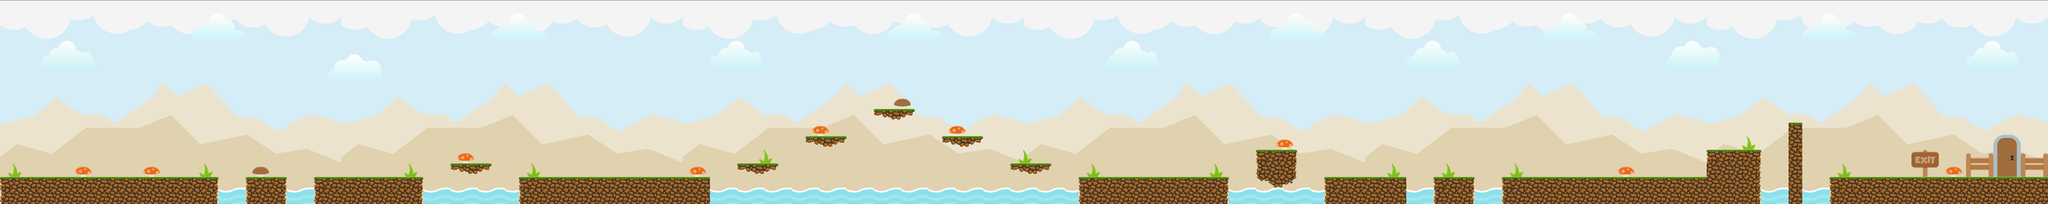

Rendered tile map (Tiled .tmx) drawn with the repository's tilesets; below, a short description and the map source with its tile grids summarised:
An orthogonal 150x15 tile map with 32x32 px tiles, 3 tile layers (Back, Main, Tile Layer 3), 13 tilesets and 63 objects.

<map version="1.0" orientation="orthogonal" width="150" height="15" tilewidth="32" tileheight="32">
 <tileset firstgid="1" source="sample-tileset.tsx" />
 <tileset firstgid="25" name="door1" tilewidth="32" tileheight="32">
  <image source="door_closedMid.png" width="64" height="64" />
 </tileset>
 <tileset firstgid="29" name="door2" tilewidth="32" tileheight="32">
  <image source="door_closedTop.png" width="64" height="64" />
 </tileset>
 <tileset firstgid="33" name="fence" tilewidth="32" tileheight="32">
  <image source="fence.png" width="64" height="64" />
 </tileset>
 <tileset firstgid="37" name="exit" tilewidth="32" tileheight="32">
  <image source="signExit.png" width="64" height="64" />
 </tileset>
 <tileset firstgid="41" name="mushroom" tilewidth="32" tileheight="32">
  <image source="mushroomBrown.png" width="70" height="70" />
 </tileset>
 <tileset firstgid="45" name="mush" tilewidth="32" tileheight="32">
  <image source="mushroomRed.png" width="70" height="70" />
 </tileset>
 <tileset firstgid="49" name="cloud" tilewidth="32" tileheight="32">
  <image source="cloud1.png" width="128" height="71" />
 </tileset>
 <tileset firstgid="57" name="cloud2" tilewidth="32" tileheight="32">
  <image source="cloud2.png" width="129" height="71" />
 </tileset>
 <tileset firstgid="65" name="cloud3" tilewidth="32" tileheight="32">
  <image source="cloud3.png" width="129" height="71" />
 </tileset>
 <tileset firstgid="73" name="grass" tilewidth="32" tileheight="32">
  <image source="plant.png" width="70" height="70" />
 </tileset>
 <tileset firstgid="77" name="back" tilewidth="32" tileheight="32">
  <image source="Background.png" width="800" height="481" />
 </tileset>
 <tileset firstgid="452" name="wat" tilewidth="32" tileheight="32">
  <image source="liquidWaterTop.png" width="70" height="70" />
 </tileset>
 <layer name="Back" width="150" height="15">
  <data>[2250 cells, 2250 non-empty, 375 distinct tile ids]</data>
 </layer>
 <layer name="Main" width="150" height="15">
  <data>[2250 cells, 405 non-empty, 58 distinct tile ids]</data>
 </layer>
 <layer name="Tile Layer 3" width="150" height="15">
  <data>[2250 cells, 106 non-empty, 4 distinct tile ids]</data>
 </layer>
 <objectgroup name="triggers" width="150" height="15" visible="0">
  <object x="33" y="99" width="33" height="28">
   <properties>
    <property name="player" value="" />
   </properties>
  </object>
  <object x="2" y="418" width="508" height="62">
   <properties>
    <property name="blockers" value="" />
   </properties>
  </object>
  <object x="578" y="419" width="91" height="59">
   <properties>
    <property name="blockers" value="" />
   </properties>
  </object>
  <object x="734" y="419" width="255" height="61">
   <properties>
    <property name="blockers" value="" />
   </properties>
  </object>
  <object x="1054" y="385" width="97" height="29">
   <properties>
    <property name="blockers" value="" />
   </properties>
  </object>
  <object x="1218" y="417" width="447" height="65">
   <properties>
    <property name="blockers" value="" />
   </properties>
  </object>
  <object x="1727" y="387" width="96" height="25">
   <properties>
    <property name="blockers" value="" />
   </properties>
  </object>
  <object x="1887" y="322" width="95" height="29">
   <properties>
    <property name="blockers" value="" />
   </properties>
  </object>
  <object x="2047" y="257" width="95" height="30">
   <properties>
    <property name="blockers" value="" />
   </properties>
  </object>
  <object x="2210" y="320" width="93" height="30">
   <properties>
    <property name="blockers" value="" />
   </properties>
  </object>
  <object x="2370" y="385" width="92" height="31">
   <properties>
    <property name="blockers" value="" />
   </properties>
  </object>
  <object x="2528" y="418" width="350" height="62">
   <properties>
    <property name="blockers" value="" />
   </properties>
  </object>
  <object x="2945" y="352" width="94" height="88">
   <properties>
    <property name="blockers" value="" />
   </properties>
  </object>
  <object x="3107" y="417" width="188" height="65">
   <properties>
    <property name="blockers" value="" />
   </properties>
  </object>
  <object x="3363" y="417" width="91" height="61">
   <properties>
    <property name="blockers" value="" />
   </properties>
  </object>
  <object x="3520" y="418" width="479" height="62">
   <properties>
    <property name="blockers" value="" />
   </properties>
  </object>
  <object x="4001" y="354" width="126" height="124">
   <properties>
    <property name="blockers" value="" />
   </properties>
  </object>
  <object x="4193" y="291" width="30" height="189">
   <properties>
    <property name="blockers" value="" />
   </properties>
  </object>
  <object x="4290" y="418" width="511" height="62">
   <properties>
    <property name="blockers" value="" />
   </properties>
  </object>
  <object x="1" y="1" width="5" height="416">
   <properties>
    <property name="blockers" value="" />
   </properties>
  </object>
  <object x="4794" y="2" width="7" height="417">
   <properties>
    <property name="blockers" value="" />
   </properties>
  </object>
  <object x="131" y="290" width="28" height="29">
   <properties>
    <property name="coin" value="" />
   </properties>
  </object>
  <object x="514" y="322" width="29" height="31">
   <properties>
    <property name="coin" value="" />
   </properties>
  </object>
  <object x="674" y="323" width="30" height="27">
   <properties>
    <property name="coin" value="" />
   </properties>
  </object>
  <object x="995" y="321" width="28" height="30">
   <properties>
    <property name="coin" value="" />
   </properties>
  </object>
  <object x="1154" y="319" width="29" height="34">
   <properties>
    <property name="coin" value="" />
   </properties>
  </object>
  <object x="1665" y="322" width="32" height="30">
   <properties>
    <property name="coin" value="" />
   </properties>
  </object>
  <object x="1824" y="257" width="32" height="30">
   <properties>
    <property name="coin" value="" />
   </properties>
  </object>
  <object x="1986" y="192" width="32" height="30">
   <properties>
    <property name="coin" value="" />
   </properties>
  </object>
  <object x="2144" y="193" width="32" height="30">
   <properties>
    <property name="coin" value="" />
   </properties>
  </object>
  <object x="2306" y="258" width="32" height="30">
   <properties>
    <property name="coin" value="" />
   </properties>
  </object>
  <object x="2465" y="321" width="32" height="30">
   <properties>
    <property name="coin" value="" />
   </properties>
  </object>
  <object x="3042" y="288" width="32" height="30">
   <properties>
    <property name="coin" value="" />
   </properties>
  </object>
  <object x="2881" y="286" width="32" height="30">
   <properties>
    <property name="coin" value="" />
   </properties>
  </object>
  <object x="3392" y="323" width="32" height="30">
   <properties>
    <property name="coin" value="" />
   </properties>
  </object>
  <object x="3680" y="192" width="32" height="30">
   <properties>
    <property name="coin" value="" />
   </properties>
  </object>
  <object x="4128" y="227" width="32" height="30">
   <properties>
    <property name="coin" value="" />
   </properties>
  </object>
  <object x="4225" y="225" width="32" height="30">
   <properties>
    <property name="coin" value="" />
   </properties>
  </object>
  <object x="3776" y="319" width="62" height="31">
   <properties>
    <property name="blockers" value="" />
   </properties>
  </object>
  <object x="481" y="372" width="28" height="29">
   <properties>
    <property name="enemy1" value="" />
   </properties>
  </object>
  </objectgroup>
</map>
<!-- 23 of 63 objects omitted -->
